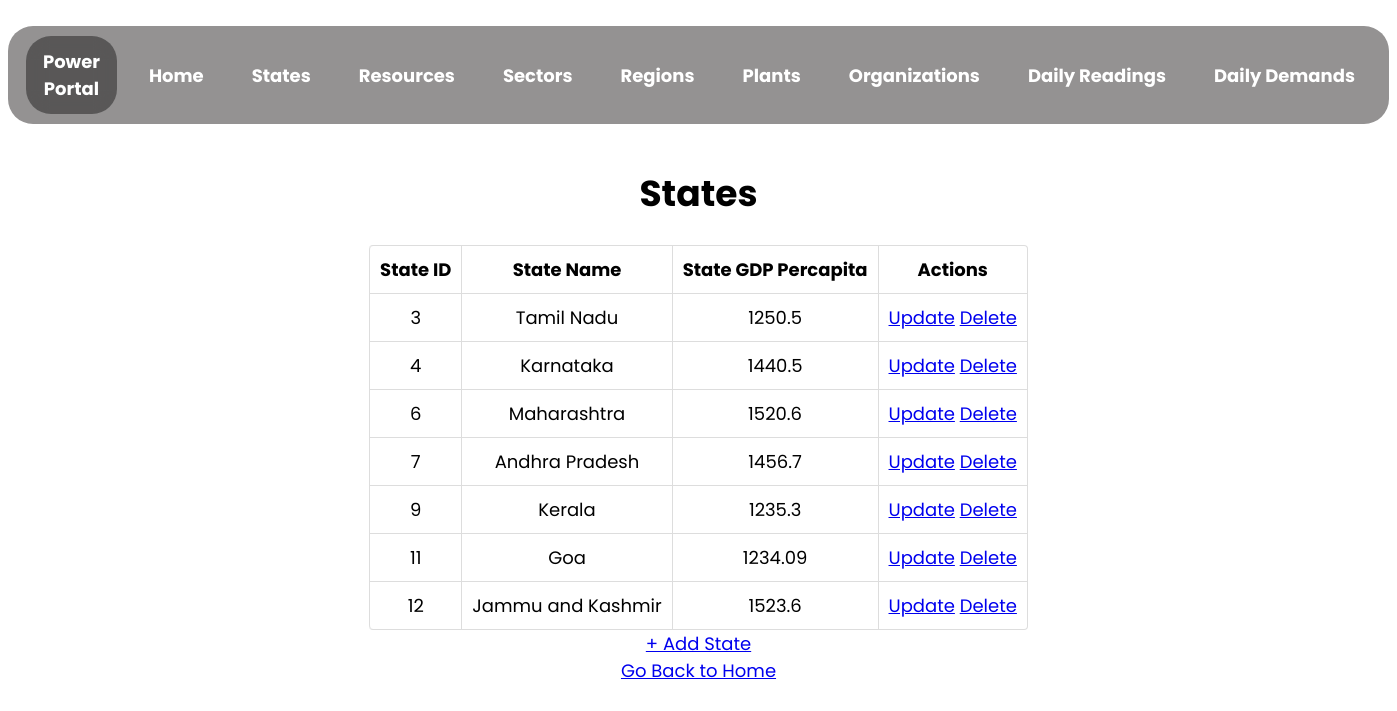
Screenshot of /state with the database file from the repository.
### app.py (models this page shows)
class State(db.Model):
    __tablename__ = "states"
    state_id = db.Column(db.Integer, autoincrement = True, primary_key = True, unique = True, nullable = False)
    state_name = db.Column(db.String, nullable = False, unique = True)
    gdp_state_percapita = db.Column(db.Float)

### app.py (the view)
@app.route("/state", methods = ["GET"])
def view_state():
    state_list = State.query.all()
    return render_template(
        "view_state.html",
        state_list = state_list
    )

### templates/view_state.html (shortened to what this page needs)
<!DOCTYPE html>
<html lang="en">
  <head>
    <link rel="stylesheet" href="../static/assets/view.css">
  </head>
  <body>
    <nav>
      <ul class="menu-bar">
        <div class="logo">
          <a href="/">Power Portal </a>
        </div>
        <li><a href="/">Home</a></li>
        <li><a href="/state">States</a></li>
        <li><a href="/resource">Resources</a></li>
        <li><a href="/sector">Sectors</a></li>
        <li><a href="/region">Regions</a></li>
        <li><a href="/plant">Plants</a></li>
        <li><a href="/organization">Organizations</a></li>
        <li><a href="/daily_reading">Daily Readings</a></li>
        <li><a href="/daily_demand">Daily Demands</a></li>
      </ul>
    </nav>
    <h1 style="text-align: center">States</h1>
    {% if state_list | length == 0 %}
        <p>No States Found! Add the states now!</p>
        <a href="/state/create" type="button">+ Add State</a>
    {% else %}
    <table id="state-detail">
      <thead>
        <th>State ID</th>
        <th>State Name</th>
        <th>State GDP Percapita</th>
        <th>Actions</th>
      </thead>
      {% for state in state_list %}
      <tr>
        <td>{{state["state_id"]}}</td>
        <td>{{state["state_name"]}}</td>
        <td>{{state["gdp_state_percapita"]}}</td>
        <td>
            <a href="/state/{{state['state_id']}}/update" type="button">Update</a>
            <a href="/state/{{state['state_id']}}/delete" type="button">Delete</a>
        </td>
      </tr>
      {% endfor %}
    </table>
    <a href="/state/create" type="button">+ Add State</a>
    {% endif %}
    <br>
    <a href="/">Go Back to Home</a>
  </body>
</html>

### static/assets/view.css (style rules this page uses)
html { scroll-behavior: smooth; }
html { background-color: none; position: relative; -webkit-animation-name: animatebottom; -webkit-animation-duration: 1s; animation-name: animatebottom; animation-duration: 1s; }
body { font-family: 'Poppins', sans-serif; text-align: center; font-size: large; }
.logo { border-radius: 25px; height: fit-content; display: inline-flex; background-color: rgba(0,0,0,0.4); -webkit-backdrop-filter: blur(10px); backdrop-filter: blur(10px); align-items: center; vertical-align: middle; padding: 12px 16px; margin: 0 8px; top: 0; color: white; transition: all .2s; }
.logo a { text-decoration: none; color: white; font-weight: bold; }
.menu-bar { border-radius: 25px; height: fit-content; display: inline-flex; background-color: rgb(148, 146, 146); -webkit-backdrop-filter: blur(10px); backdrop-filter: blur(10px); align-items: center; padding: 0 10px; padding-top: 10px; padding-bottom: 10px; top: 0; }
.menu-bar li { list-style: none; color: white; padding: 12px 16px; margin: 0 8px; position: relative; cursor: pointer; white-space: nowrap; transition: all .2s; }
.menu-bar li a { color: white; text-decoration: none; font-weight: bold; }
table { width: fit-content; border: 1px solid #ddd; border-collapse: separate; border-left: 0; border-radius: 4px; border-spacing: 0px; margin-left: auto; margin-right: auto; }
thead { display: table-header-group; vertical-align: middle; border-color: inherit; border-collapse: separate; text-align: center; padding: 10px; }
tr { display: table-row; vertical-align: inherit; border-color: inherit; text-align: center; padding: 10px; }
th, td { padding: 5px 4px 6px 4px; text-align: center; vertical-align: top; border-left: 1px solid #ddd; padding: 10px; }
td { border-top: 1px solid #ddd; }
thead:first-child tr:first-child th:first-child, tbody:first-child tr:first-child td:first-child { border-radius: 4px 0 0 0; }
thead:last-child tr:last-child th:first-child, tbody:last-child tr:last-child td:first-child { border-radius: 0 0 0 4px; }

### rows the page displays
State: state_id "3", state_name "Tamil Nadu", gdp_state_percapita "1250.5"
State: state_id "4", state_name "Karnataka", gdp_state_percapita "1440.5"
State: state_id "6", state_name "Maharashtra", gdp_state_percapita "1520.6"
State: state_id "7", state_name "Andhra Pradesh", gdp_state_percapita "1456.7"
State: state_id "9", state_name "Kerala", gdp_state_percapita "1235.3"
State: state_id "11", state_name "Goa", gdp_state_percapita "1234.09"
State: state_id "12", state_name "Jammu and Kashmir", gdp_state_percapita "1523.6"
